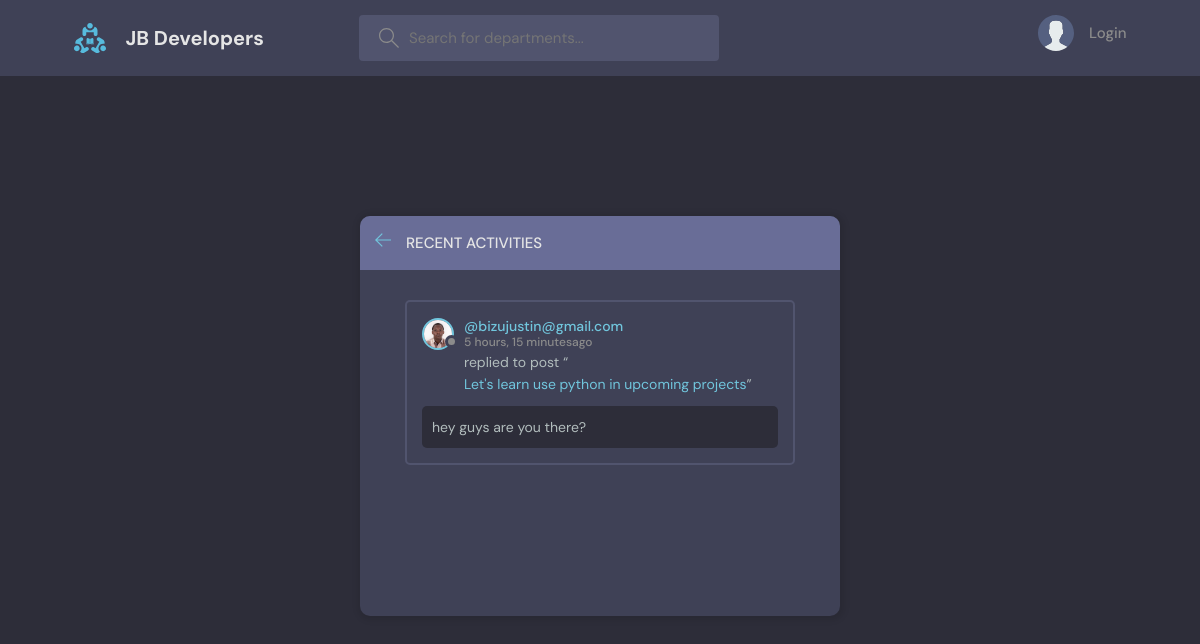
The page /Activity/ on the database its author committed.
### base/models.py (models this page shows, shortened)
class Message(models.Model):
    user = models.ForeignKey(User, on_delete=models.CASCADE)
    department = models.ForeignKey(Department, on_delete=models.CASCADE)
    body = models.TextField()
    updated = models.DateTimeField(auto_now=True)
    created = models.DateTimeField(auto_now_add=True)
    class Meta:
        ordering = ['-updated','-created']

class User(AbstractUser):
    name = models.CharField(max_length=200,null=True)
    email = models.EmailField(unique=True ,null=True)
    bio = models.TextField(null=True)
    avatar = models.ImageField(null=True, default='avatar.svg')
    USERNAME_FIELD = 'email'
    REQUIRED_FIELDS = []

class Department(models.Model):
    host = models.ForeignKey(User, on_delete=models.SET_NULL, null=True)
    topic = models.ForeignKey(Topic, on_delete=models.SET_NULL, null=True)
    name = models.CharField(max_length=200)
    description = models.TextField(null=True,blank=True)
    participants = models.ManyToManyField(User, related_name='participants', blank=True)
    updated = models.DateTimeField(auto_now=True)
    created = models.DateTimeField(auto_now_add=True)
    class Meta:
        ordering = ['-updated','-created']
    def __str__(self):
        return (self.name)

### base/views.py (the view)
# urls.py: path('Activity/', views.Activity, name="activity"),
def Activity(request):
    room_messages = Message.objects.all()
    context = {'room_messages':room_messages}
    return render (request, 'base/activity.html',context)

### base/templates/base/activity.html (shortened to what this page needs)
{% extends 'main.html' %}
{% block contents %}
    <main class="layout">
      <div class="container">
        <div class="layout__box">
          <div class="layout__boxHeader">
            <div class="layout__boxTitle">
              <a href="{% url 'home' %}">
                <svg version="1.1" xmlns="http://www.w3.org/2000/svg" width="32" height="32" viewBox="0 0 32 32">
                  <title>arrow-left</title>
                  <path
                    d="M13.723 2.286l-13.723 13.714 13.719 13.714 1.616-1.611-10.96-10.96h27.625v-2.286h-27.625l10.965-10.965-1.616-1.607z"
                  ></path>
                </svg>
              </a>
              <h3>Recent Activities</h3>
            </div>
          </div>
          <div class="activities-page layout__body">
            {% for message in room_messages %}
            <div class="activities__box">
                <div class="activities__boxHeader roomListRoom__header">
                  <a href="{% url 'user_profile' message.user.id %}" class="roomListRoom__author">
                    <div class="avatar avatar--small">
                      <img src="{{message.user.avatar.url}}" />
                    </div>
                    <p>
                      @{{message.user}}
                      <span>{{message.created|timesince}}ago</span>
                    </p>
                  </a>
                </div>
                <div class="activities__boxContent">
                  <p>replied to post “<a href="{% url 'room' message.department.id%}">{{message.department}}</a>”</p>
                  <div class="activities__boxRoomContent">
                    {{message.body}}
                  </div>
                </div>
              </div>
              {% endfor %}
          </div>
        </div>
      </div>
    </main>
{% endblock contents %}

### static/styles/style.css (style rules this page uses)
* { font-family: "DM Sans", -apple-system, BlinkMacSystemFont, "Segoe UI", Roboto, Oxygen, Ubuntu, Cantarell, "Open Sans", "Helvetica Neue", sans-serif; margin: 0; padding: 0; box-sizing: border-box; text-rendering: optimizeLegibility; font-size: inherit; }
body { line-height: 1.6; font-weight: 400; font-size: 1.5rem; color: var(--color-light-gray); background-color: var(--color-bg); min-height: 100vh; }
img { width: 100%; }
a { display: inline-block; color: var(--color-main); text-decoration: none; }
.container { max-width: 120rem; width: 90%; margin: auto; }
.avatar { position: relative; display: inline-block; border-radius: 50%; border: 2px solid var(--color-main); }
.avatar img { display: block; border-radius: 50%; object-fit: cover; object-position: center; }
.avatar::after { content: ""; display: block; position: absolute; background-color: var(--color-gray); z-index: 111; border-radius: 50%; border: 0.3rem solid var(--color-dark); }
.avatar.avatar--small img { width: 2.8rem; height: 2.8rem; }
.avatar.avatar--small:after { width: 0.7rem; height: 0.7rem; bottom: 0px; right: -6px; }
.layout { margin-top: 2.4rem; }
.layout > .container { display: flex; justify-content: space-between; align-items: flex-start; }
.layout__box { width: 90%; max-width: 48rem; min-height: 40rem; position: absolute; top: 50%; left: 50%; transform: translate(-50%, -46%); background-color: var(--color-dark); border-radius: 1rem; box-shadow: 1px 1px 6px 3px rgba(0, 0, 0, 0.1); overflow: hidden; }
.layout__boxHeader { display: flex; padding: 1.5rem; background-color: var(--color-dark-light); }
.layout__boxTitle { display: flex; gap: 1.5rem; align-items: center; }
.layout__boxTitle h3 { text-transform: uppercase; font-weight: 500; color: var(--color-light); }
.layout__boxTitle svg { width: 1.6rem; height: 1.6rem; fill: var(--color-main); }
.layout__body { margin: 3rem; }
.roomListRoom__header { display: flex; justify-content: space-between; align-items: center; }
.roomListRoom__author { font-weight: 500; display: flex; align-items: center; gap: 1rem; }
.activities__box { margin: 1.5rem; padding: 1.5rem; border: 2px solid var(--color-dark-medium); border-radius: 5px; }
.activities__boxHeader p { font-size: 1.4rem; line-height: 1.3; }
.activities__boxHeader p span { color: var(--color-gray); font-size: 1.2rem; display: block; }
.activities__boxContent { margin-left: 4.2rem; }
.activities__boxContent { font-size: 1.4rem; }
.activities__boxRoomContent { background: var(--color-bg); padding: 1rem; border-radius: 5px; margin-top: 1rem; margin-left: -4.2rem; }

### rows shown on the page
Message: user.avatar (picture), user "bizujustin@gmail.com", created "5 hours, 15 minutes", department "Let's learn use python in upcoming projects", body "hey guys are you there?"
